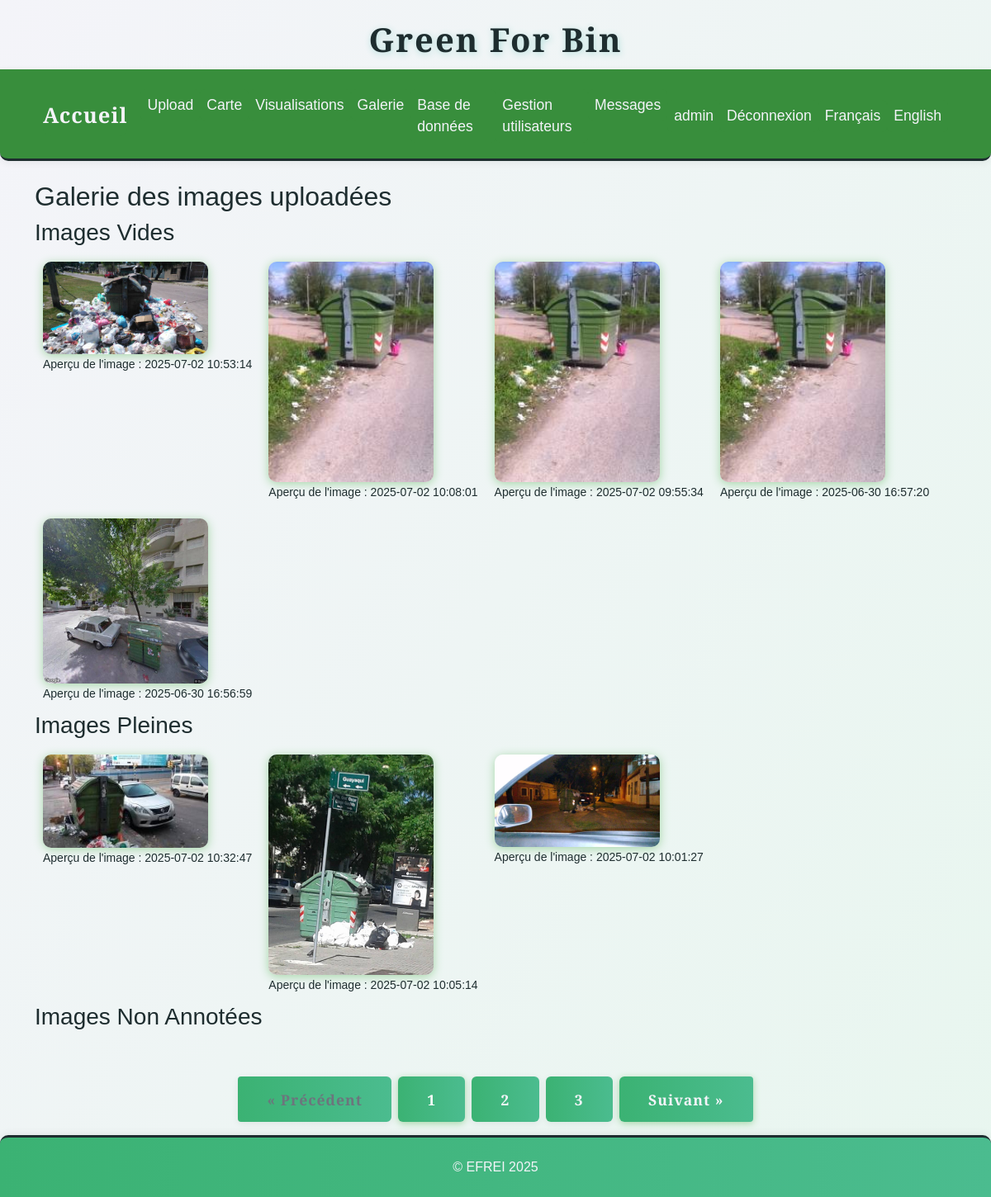
The page /gallery (signed in) on the database as committed earlier.
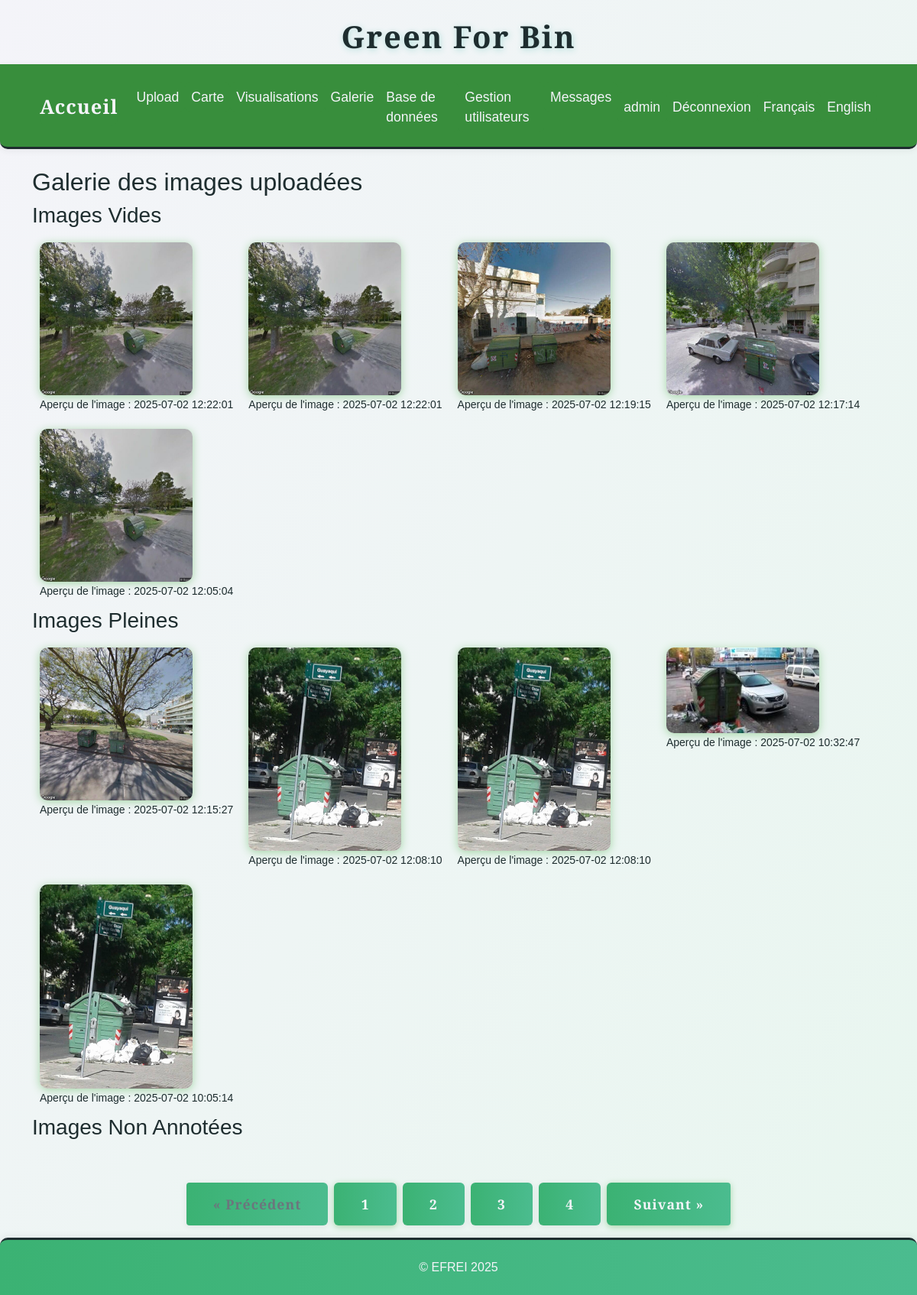
The same page on the database as committed later.
### tables this page shows
CREATE TABLE images (
                id INTEGER PRIMARY KEY AUTOINCREMENT,
                filename TEXT,
                upload_date TEXT,
                annotation TEXT,
                width INTEGER,
                height INTEGER,
                file_size INTEGER,
                avg_color TEXT,
                hist_rgb TEXT,
                hist_lum TEXT,
                contrast INTEGER,
                contour_count INTEGER,
                localisation TEXT
            , std_h REAL, std_s REAL, std_v REAL);

### app.py (the view)
@app.route('/gallery')
@login_required
def gallery():
    page = int(request.args.get('page', 1))
    per_page = 5
    offset = (page - 1) * per_page
    with sqlite3.connect(DB_PATH) as conn:
        c = conn.cursor()
        c.execute("SELECT COUNT(*) FROM images WHERE annotation LIKE '%vide%'")
        total_vides = c.fetchone()[0]
        c.execute("SELECT filename, upload_date FROM images WHERE annotation LIKE '%vide%' ORDER BY upload_date DESC LIMIT ? OFFSET ?", (per_page, offset))
        vides = c.fetchall()
        c.execute("SELECT COUNT(*) FROM images WHERE annotation LIKE '%pleine%'")
        total_pleines = c.fetchone()[0]
        c.execute("SELECT filename, upload_date FROM images WHERE annotation LIKE '%pleine%' ORDER BY upload_date DESC LIMIT ? OFFSET ?", (per_page, offset))
        pleines = c.fetchall()
        c.execute("SELECT COUNT(*) FROM images WHERE annotation IS NULL OR annotation = ''")
        total_non_label = c.fetchone()[0]
        c.execute("SELECT filename, upload_date FROM images WHERE annotation IS NULL OR annotation = '' ORDER BY upload_date DESC LIMIT ? OFFSET ?", (per_page, offset))
        non_labelisees = c.fetchall()
    total_pages = max(ceil(max(total_vides, total_pleines, total_non_label) / per_page), 1)
    return render_template('gallery.html', vides=vides, pleines=pleines, non_labelisees=non_labelisees, page=page, total_pages=total_pages)

### app.py (called while the page is built)
def get_locale():
    return session.get('lang', request.accept_languages.best_match(['en', 'fr']))

@app.context_processor
def inject_locale():
    return dict(get_locale=get_locale)

def login_required(f):
    @wraps(f)
    def decorated_function(*args, **kwargs):
        if 'user_id' not in session:
            flash('Vous devez être connecté pour accéder à cette page.', 'error')
            return redirect(url_for('login'))
        return f(*args, **kwargs)
    return decorated_function

### templates/gallery.html (shortened to what this page needs)
{% extends "base.html" %}
{% block content %}
    <h2>{{ _('Galerie des images uploadées') }}</h2>
    <h3>{{ _('Images Vides') }}</h3>
    <div style="display: flex; flex-wrap: wrap;">
        {% for image in vides %}
            <div style="margin: 10px;">
                <img src="{{ url_for('static', filename='uploads/' + image[0]) }}" width="200" loading="lazy"><br>
                <small>{{ _('Aperçu de l\'image') }} : {{ image[1] }}</small>
            </div>
        {% endfor %}
    </div>
    <h3>{{ _('Images Pleines') }}</h3>
    <div style="display: flex; flex-wrap: wrap;">
        {% for image in pleines %}
            <div style="margin: 10px;">
                <img src="{{ url_for('static', filename='uploads/' + image[0]) }}" width="200" loading="lazy"><br>
                <small>{{ _('Aperçu de l\'image') }} : {{ image[1] }}</small>
            </div>
        {% endfor %}
    </div>
    <h3>{{ _('Images Non Annotées') }}</h3>
    {% include "pagination.html" %}
{% endblock %}

Rows that differ between the two databases and show on the page:
no longer on this page (row unchanged): images: filename (picture), upload_date "2025-07-02 10:53:14", shown under "Images Vides"
no longer on this page (row unchanged): images: filename (picture), upload_date "2025-07-02 10:08:01", shown under "Images Vides"
no longer on this page (row unchanged): images: filename (picture), upload_date "2025-07-02 09:55:34", shown under "Images Vides"
no longer on this page (row unchanged): images: filename (picture), upload_date "2025-06-30 16:57:20", shown under "Images Vides"
no longer on this page (row edited): images: filename (picture), upload_date "2025-06-30 16:56:59", shown under "Images Vides"
no longer on this page (row unchanged): images: filename (picture), upload_date "2025-07-02 10:01:27", shown under "Images Pleines"
added images: filename (picture), upload_date "2025-07-02 12:22:01", shown under "Images Vides"
added images: filename (picture), upload_date "2025-07-02 12:22:01", shown under "Images Vides"
added images: filename (picture), upload_date "2025-07-02 12:19:15", shown under "Images Vides"
added images: filename (picture), upload_date "2025-07-02 12:17:14", shown under "Images Vides"
added images: filename (picture), upload_date "2025-07-02 12:05:04", shown under "Images Vides"
added images: filename (picture), upload_date "2025-07-02 12:15:27", shown under "Images Pleines"
added images: filename (picture), upload_date "2025-07-02 12:08:10", shown under "Images Pleines"
added images: filename (picture), upload_date "2025-07-02 12:08:10", shown under "Images Pleines"
Other text that changed with them:
new list line: "4"
